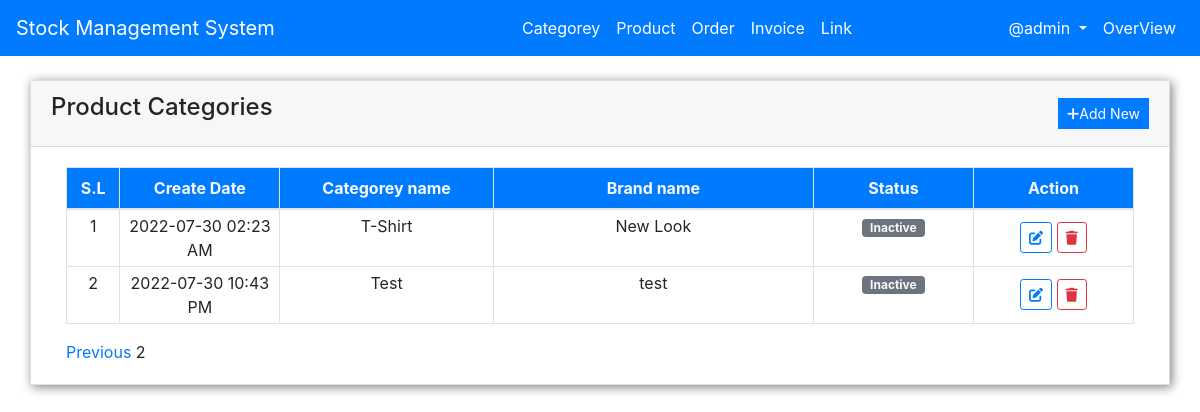
The page /dashboard/categorey/?cat_page=2 (signed in) on the database its author committed.
### smsApps/models.py (models this page shows, shortened)
class Categorie(models.Model):
    status = models.CharField(max_length=2, choices=(('1','Active'),('2','Inactive')), default=1)
    cat_name = models.CharField(max_length=264)
    cat_brand = models.CharField(max_length=264)
    publish_date = models.DateTimeField(auto_now_add=True)
    update_date = models.DateTimeField(auto_now=True)
    class Meta:
        ordering = ['-publish_date',]

### smsApps/views.py (the view)
# urls.py: path('categorey/', views.categoreyView, name='categorey'),
@login_required
def categoreyView(request):
    allcats = Categorie.objects.all().order_by('cat_name')
    pagntr = Paginator(allcats, 5)
    page_num = request.GET.get('cat_page')
    page_obj = pagntr.get_page(page_num)
    return render(request, 'smsApps/categories.html',{'page_cat_obj':page_obj})

### templates/smsApps/categories.html (shortened to what this page needs)
{% extends 'base.html' %}
{% load static %}
{% block bodycontent %}
<div class="col-md-4 offset-md-4"><br>
</div>
<div class="col-lg-12 col-md-12 col-sm-12 col-xs-12">
    <div class="card card-default rounded-0 shadowcss ">
        <div class="card-header">
            <div class="d-flex w-100 align-items-center justify-content-between">
                <h4 class="card-title fw-bold">Product Categories</h4>
                <div class="tools">
                    <button type="button" class="btn btn-primary rounded-0 bg-gradient btn-sm" id='add_new' data-toggle="modal" data-target="#exampleModal" data-whatever="@fat"><i class="fa fa-plus"></i><a style="color:white; text-decoration:none;" href="{% url 'addcategorey' %}">Add New</a></button>
                </div>
            </div>
        </div>
        <div class="card-body">
            <div class="container-fluid">
                <table class="table table-bordered" id="category-list">
                    <colgroup>
                        <col width="5%">
                        <col width="15%">
                        <col width="20%">
                        <col width="30%">
                        <col width="15%">
                        <col width="15%">
                    </colgroup>
                    <thead>
                        <tr class="bg-gradient bg-primary bg-opacity-50 text-light">
                            <th class="px-2 py-2 text-center">S.L</th>
                            <th class="px-2 py-2 text-center">Create Date</th>
                            <th class="px-2 py-2 text-center">Categorey name</th>
                            <th class="px-2 py-2 text-center">Brand name</th>
                            <th class="px-2 py-2 text-center">Status</th>
                            <th class="px-2 py-2 text-center">Action</th>
                        </tr>
                    </thead>
                    <tbody>
                        {% for allcat in page_cat_obj %}
                        <tr>
                            <td class="px-2 py-1 text-center">{{forloop.counter}}</td>
                            <td class="px-2 py-1 text-center">{{ allcat.publish_date|date:"Y-m-d h:i A" }}</td>
                            <td class="px-2 py-1 text-center">{{allcat.cat_name}}</td>
                            <td class="px-2 py-1 text-center">
                                <p class="m-0 text-truncate">{{allcat.cat_brand}}</p>
                            </td>
                            <td class="px-1 py-1 text-center text-center">
                                {% if allcat.status == '1' %}
                                <span class="badge text-light bg-primary bg-gradient rounded-pill px-2">Active</span> {% else %}
                                <span class="badge text-light bg-secondary bg-gradient rounded-pill px-2">Inactive</span> {% endif %}
                            </td>
                            <td class="px-2 py-1 align-middle text-center">
                                <a class="btn btn-outline-primary btn-sm edit-data" href="" data-id="" title="Edit">
                                    <i class="fa fa-edit"></i>
                                </a>
                                <button class="btn btn-outline-danger btn-sm delete-data" type="button" data-id="" title="Delete">
                                    <i class="fa fa-trash"></i>
                                </button>
                            </td>
                        </tr>
                        {% endfor %}
                    </tbody>
                </table>
                <div>
                    <span>
                        {% if page_cat_obj.has_previous %}
                            <a style="text-decoration:none;" href="?cat_page={{page_cat_obj.previous_page_number}}">Previous</a>
                        {% endif %}
                        <span>{{ page_cat_obj.number }}</span>
                    </span>
                </div>
            </div>
        </div>
    </div>
</div>
    </div>
{% endblock bodycontent %}

### templates/base.html (shortened to what this page needs)
{% load static %}
<!doctype html>
<html lang="en">
  <head>
    <link rel="stylesheet" href="https://cdn.jsdelivr.net/npm/bootstrap@4.0.0/dist/css/bootstrap.min.css">
    <link rel="stylesheet" href="https://cdnjs.cloudflare.com/ajax/libs/font-awesome/6.1.2/css/all.min.css">
    <link rel="stylesheet" href="{% static 'css/style.css' %}">
  </head>
  <body>
    <nav class="navbar navbar-expand-lg navbar navbar-dark bg-primary" style="background-color: #e3f2fd;">
      {% if request.user.is_authenticated %}
      <a class="navbar-brand" href="{% url 'index' %}">Stock Management System</a>
      {% else %}
      <a class="navbar-brand" style="color:white;" href="{% url 'home' %}">Stock Management System</a>
      {% endif %}
      <div class="collapse navbar-collapse" id="navbarSupportedContent">
        {% if request.user.is_authenticated %}
        <ul class="navbar-nav mr-auto offset-lg-3 offset-sm-1">
          <li class="nav-item" style="color:#white;"><a class="nav-link" href="{% url 'categorey' %}">Categorey</a></li>
          <li class="nav-item"><a class="nav-link" href="{% url 'categorey' %}">Product</a></li>
          <li class="nav-item"><a class="nav-link" href="{% url 'categorey' %}">Order</a></li>
          <li class="nav-item"><a class="nav-link" href="{% url 'categorey' %}">Invoice</a></li>
          <li class="nav-item"><a class="nav-link" href="{% url 'categorey' %}">Link</a></li>
        </ul>
        {% endif %}
        <ul class="navbar-nav" >
          {% if request.user.is_authenticated %}
          <li class="nav-item dropdown">
            <a class="nav-link dropdown-toggle" href="#" id="navbarDropdown" role="button" data-toggle="dropdown" aria-haspopup="true" aria-expanded="false">
              @{{user.username}}
            </a>
          </li>
          <li class="nav-item"><a class="nav-link" href="">OverView</a></li>
          {% else %}
          <li class="nav-item"><a class="nav-link" href="{% url 'signup' %}">Signup</a></li>
          <li class="nav-item"><a class="nav-link" href="{% url 'login' %}">Login</a></li>
          {% endif %}
        </ul>
      </div>
    </nav>
    <div class="container-fluid">
    {% block bodycontent %}{% endblock bodycontent %}
  </body>
</html>

### static/css/style.css (style rules this page uses)
.navbar-dark .navbar-nav .nav-link { color: rgb(255 255 255) !important; }
.shadowcss { border-radius: 0!important; box-shadow: 2px 2px 10px grey !important; }

### rows shown on the page
Categorie: publish_date "2022-07-30 02:23 AM", cat_name "T-Shirt", cat_brand "New Look", status "Inactive"
Categorie: publish_date "2022-07-30 10:43 PM", cat_name "Test", cat_brand "test", status "Inactive"

### other values the page prints
{{ user.username }} "admin"
{{ page_cat_obj.number }} "2"
